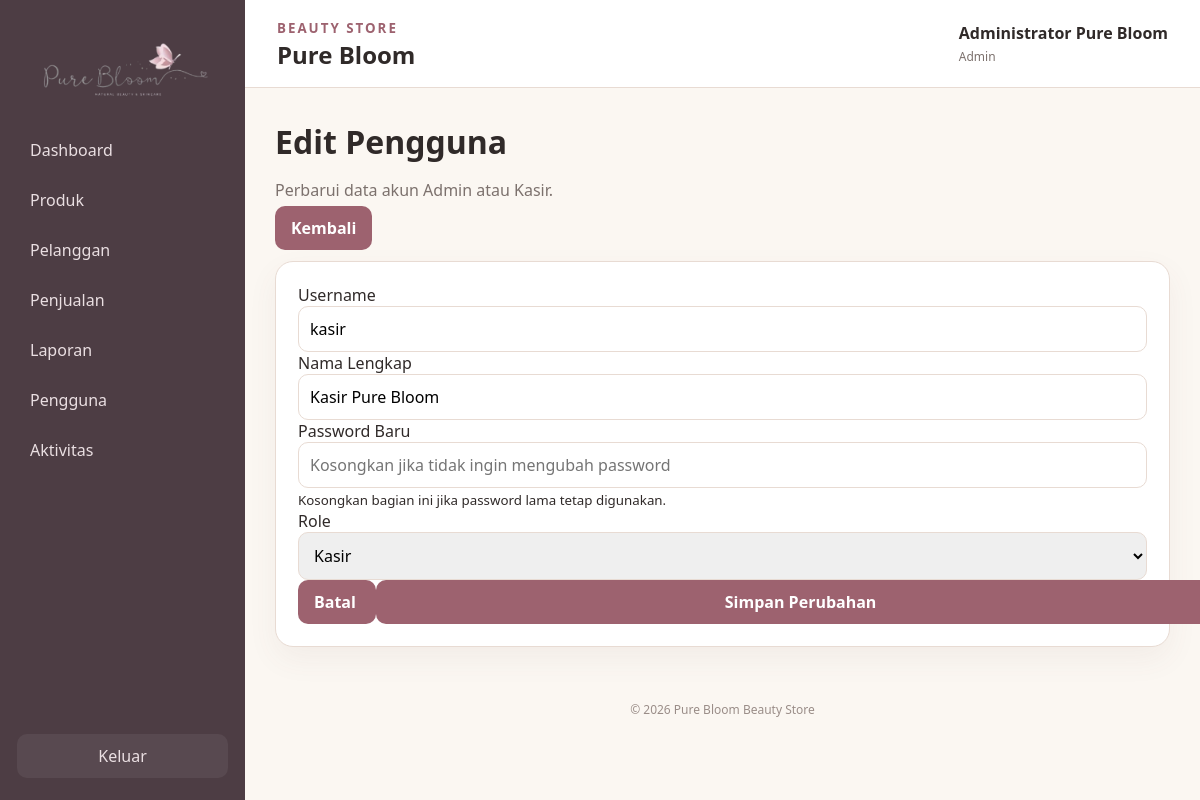
The page /admin/pengguna_edit.php?id=2 (signed in) on the database its author committed.
### tables this page shows
CREATE TABLE users(user_id INT AUTO_INCREMENT PRIMARY KEY,username VARCHAR(50) UNIQUE NOT NULL,password VARCHAR(255) NOT NULL,nama_lengkap VARCHAR(100) NOT NULL,role ENUM('admin','kasir') NOT NULL DEFAULT 'kasir',created_at TIMESTAMP DEFAULT CURRENT_TIMESTAMP);

### admin/pengguna_edit.php (the view, shortened to what this page needs)
<?php
include '../config/koneksi.php';
$user_id = (int) $_GET['id'];
$query_pengguna = mysqli_prepare(
    $koneksi,
    "SELECT *
     FROM users
     WHERE user_id = ?
     LIMIT 1"
);
mysqli_stmt_bind_param(
    $query_pengguna,
    'i',
    $user_id
);
mysqli_stmt_execute($query_pengguna);
$hasil_pengguna = mysqli_stmt_get_result($query_pengguna);
$data_pengguna = mysqli_fetch_assoc($hasil_pengguna);
$username = $data_pengguna['username'];
$nama_lengkap = $data_pengguna['nama_lengkap'];
$role = $data_pengguna['role'];
?>
<!DOCTYPE html>
<html lang="id">
<head>
    <link
        rel="stylesheet"
        href="../assets/css/style.css"
    >
</head>
<body>
<div class="app">
    <?php include '../includes/sidebar.php'; ?>
    <main class="main">
        <?php include '../includes/header.php'; ?>
        <div class="content">
            <div class="title">
                <div>
                    <h1>
                        Edit Pengguna
                    </h1>
                    <p>
                        Perbarui data akun Admin atau Kasir.
                    </p>
                </div>
                <a
                    href="pengguna.php"
                    class="btn"
                >
                    Kembali
                </a>
            </div>
            <div class="card">
                <form
                    method="POST"
                    action=""
                >
                    <div class="form-group">
                        <label for="username">
                            Username
                        </label>
                        <input
                            type="text"
                            id="username"
                            name="username"
                            value="<?php echo htmlspecialchars($username); ?>"
                            placeholder="Masukkan username"
                            required
                        >
                    </div>
                    <div class="form-group">
                        <label for="nama_lengkap">
                            Nama Lengkap
                        </label>
                        <input
                            type="text"
                            id="nama_lengkap"
                            name="nama_lengkap"
                            value="<?php echo htmlspecialchars($nama_lengkap); ?>"
                            placeholder="Masukkan nama lengkap"
                            required
                        >
                    </div>
                    <div class="form-group">
                        <label for="password">
                            Password Baru
                        </label>
                        <input
                            type="password"
                            id="password"
                            name="password"
                            placeholder="Kosongkan jika tidak ingin mengubah password"
                        >
                        <small>
                            Kosongkan bagian ini jika password lama tetap digunakan.
                        </small>
                    </div>
                    <div class="form-group">
                        <label for="role">
                            Role
                        </label>
                        <select
                            id="role"
                            name="role"
                            required
                        >
                            <option
                                value="kasir"
                                <?php echo $role === 'kasir' ? 'selected' : ''; ?>
                            >
                                Kasir
                            </option>
                        </select>
                    </div>
                    <div class="actions">
                        <a
                            href="pengguna.php"
                            class="btn"
                        >
                            Batal
                        </a>
                        <button
                            type="submit"
                            class="btn"
                        >
                            Simpan Perubahan
                        </button>
                    </div>
                </form>
            </div>
        </div>
        <?php include '../includes/footer.php'; ?>
    </main>
</div>
</body>
</html>

### assets/css/style.css (style rules this page uses)
:root { --ivory: #fbf7f2; --cream: #f1e7df; --rose: #c58f99; --rose2: #9d626f; --plum: #4d3d44; --ink: #302a29; --muted: #7c716d; --border: #e8dbd3; --white: #fff; --green: #63866f; }
* { box-sizing: border-box; }
body { margin: 0; font-family: Segoe UI, Arial, sans-serif; background: var(--ivory); color: var(--ink); }
a { text-decoration: none; color: inherit; }
input, select, button, textarea { width: 100%; padding: 11px; border: 1px solid var(--border); border-radius: 10px; font: inherit; }
button, .btn { background: var(--rose2); color: #fff; border: 0; cursor: pointer; padding: 11px 16px; border-radius: 10px; font-weight: 700; }
form { text-align: left; }
.app { display: flex; min-height: 100vh; }
.main { flex: 1; min-width: 0; }
.content { padding: 30px; max-width: 1400px; margin: auto; }
.title { margin-bottom: 22px; }
.title h1 { margin: 2px 0; }
.title p { color: var(--muted); }
.card { background: #fff; border: 1px solid var(--border); border-radius: 18px; padding: 22px; box-shadow: 0 12px 30px #6b4b5310; }
.actions { white-space: nowrap; }

### rows shown on the page
users: username "kasir", nama_lengkap "Kasir Pure Bloom", role "Kasir"

### other values the page prints
$_SESSION['nama_lengkap'] "Administrator Pure Bloom"
$_SESSION['role'] "Admin"
